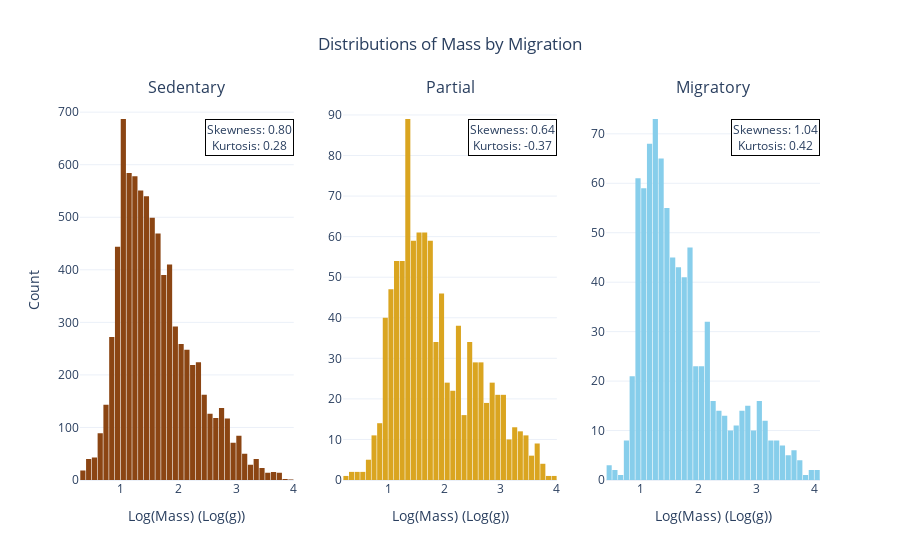

Here is the notebook cell this chart was saved with:
### Markdown cell above
### **1.2. Mass and Migration**

Before starting, distribution of mass within each migration behavior is explored based on skewness and kurtosis.

### Code cell
fig = make_subplots(
    rows=1, cols=3, 
    subplot_titles=('Sedentary', 'Partial', 'Migratory')
)

d_closed = df_clean[df_clean['Migration'] == 'Sedentary']['Log_Mass']
s_closed, k_closed = skew(d_closed), kurtosis(d_closed)

fig.add_trace(go.Histogram(x=d_closed, nbinsx=50, name='Sedentary', marker_color='saddlebrown'), row=1, col=1)

fig.add_annotation(
    text=f"Skewness: {s_closed:.2f}<br>Kurtosis: {k_closed:.2f}",
    xref="x domain", yref="y domain",
    x=1, y=0.95, showarrow=False,
    bgcolor="rgba(255, 255, 255, 0.8)", bordercolor="black", borderwidth=1,
    row=1, col=1
)

d_open = df_clean[df_clean['Migration'] == 'Partial']['Log_Mass']
s_open, k_open = skew(d_open), kurtosis(d_open)

fig.add_trace(go.Histogram(x=d_open, nbinsx=50, name='Partial', marker_color='goldenrod'), row=1, col=2)

fig.add_annotation(
    text=f"Skewness: {s_open:.2f}<br>Kurtosis: {k_open:.2f}",
    xref="x domain", yref="y domain",
    x=1, y=0.95, showarrow=False,
    bgcolor="rgba(255, 255, 255, 0.8)", bordercolor="black", borderwidth=1,
    row=1, col=2
)

d_aquatic = df_clean[df_clean['Migration'] == 'Migratory']['Log_Mass']
s_aquatic, k_aquatic = skew(d_aquatic), kurtosis(d_aquatic)

fig.add_trace(go.Histogram(x=d_aquatic, nbinsx=50, name='Migratory', marker_color='skyblue'), row=1, col=3)

fig.add_annotation(
    text=f"Skewness: {s_aquatic:.2f}<br>Kurtosis: {k_aquatic:.2f}",
    xref="x domain", yref="y domain",
    x=1, y=0.95, showarrow=False,
    bgcolor="rgba(255, 255, 255, 0.8)", bordercolor="black", borderwidth=1,
    row=1, col=3
)

fig.update_layout(
    title_x=0.5,
    title_text="Distributions of Mass by Migration",
    showlegend=False,
    bargap=0.1,
    template="plotly_white"
)

fig.update_xaxes(title_text="Log(Mass) (Log(g))", row=1, col=1)
fig.update_xaxes(title_text="Log(Mass) (Log(g))", row=1, col=2)
fig.update_xaxes(title_text="Log(Mass) (Log(g))", row=1, col=3)
fig.update_yaxes(title_text="Count", row=1, col=1)

fig.show()

### Figure 1 — Plotly figure (JSON) as saved in the notebook; plotly's stock layout.template omitted (floating-point values rounded to 4 significant figures; data arrays with more than 128 entries replaced by an {"elided": "..."} marker saying what was removed)
{"data": [{"marker": {"color": "saddlebrown"}, "name": "Sedentary", "nbinsx": 50, "type": "histogram", "x": {"elided": "8002 float values"}, "xaxis": "x", "yaxis": "y"}, {"marker": {"color": "goldenrod"}, "name": "Partial", "nbinsx": 50, "type": "histogram", "x": {"elided": "985 float values"}, "xaxis": "x2", "yaxis": "y2"}, {"marker": {"color": "skyblue"}, "name": "Migratory", "nbinsx": 50, "type": "histogram", "x": {"elided": "844 float values"}, "xaxis": "x3", "yaxis": "y3"}], "layout": {"annotations": [{"font": {"size": 16}, "showarrow": false, "text": "Sedentary", "x": 0.1444, "xanchor": "center", "xref": "paper", "y": 1, "yanchor": "bottom", "yref": "paper"}, {"font": {"size": 16}, "showarrow": false, "text": "Partial", "x": 0.5, "xanchor": "center", "xref": "paper", "y": 1, "yanchor": "bottom", "yref": "paper"}, {"font": {"size": 16}, "showarrow": false, "text": "Migratory", "x": 0.8556, "xanchor": "center", "xref": "paper", "y": 1, "yanchor": "bottom", "yref": "paper"}, {"bgcolor": "rgba(255, 255, 255, 0.8)", "bordercolor": "black", "borderwidth": 1, "showarrow": false, "text": "Skewness: 0.80<br>Kurtosis: 0.28", "x": 1, "xref": "x domain", "y": 0.95, "yref": "y domain"}, {"bgcolor": "rgba(255, 255, 255, 0.8)", "bordercolor": "black", "borderwidth": 1, "showarrow": false, "text": "Skewness: 0.64<br>Kurtosis: -0.37", "x": 1, "xref": "x2 domain", "y": 0.95, "yref": "y2 domain"}, {"bgcolor": "rgba(255, 255, 255, 0.8)", "bordercolor": "black", "borderwidth": 1, "showarrow": false, "text": "Skewness: 1.04<br>Kurtosis: 0.42", "x": 1, "xref": "x3 domain", "y": 0.95, "yref": "y3 domain"}], "bargap": 0.1, "showlegend": false, "title": {"text": "Distributions of Mass by Migration", "x": 0.5}, "xaxis": {"anchor": "y", "domain": [0, 0.2889], "title": {"text": "Log(Mass) (Log(g))"}}, "xaxis2": {"anchor": "y2", "domain": [0.3556, 0.6444], "title": {"text": "Log(Mass) (Log(g))"}}, "xaxis3": {"anchor": "y3", "domain": [0.7111, 1], "title": {"text": "Log(Mass) (Log(g))"}}, "yaxis": {"anchor": "x", "domain": [0, 1], "title": {"text": "Count"}}, "yaxis2": {"anchor": "x2", "domain": [0, 1]}, "yaxis3": {"anchor": "x3", "domain": [0, 1]}}}
